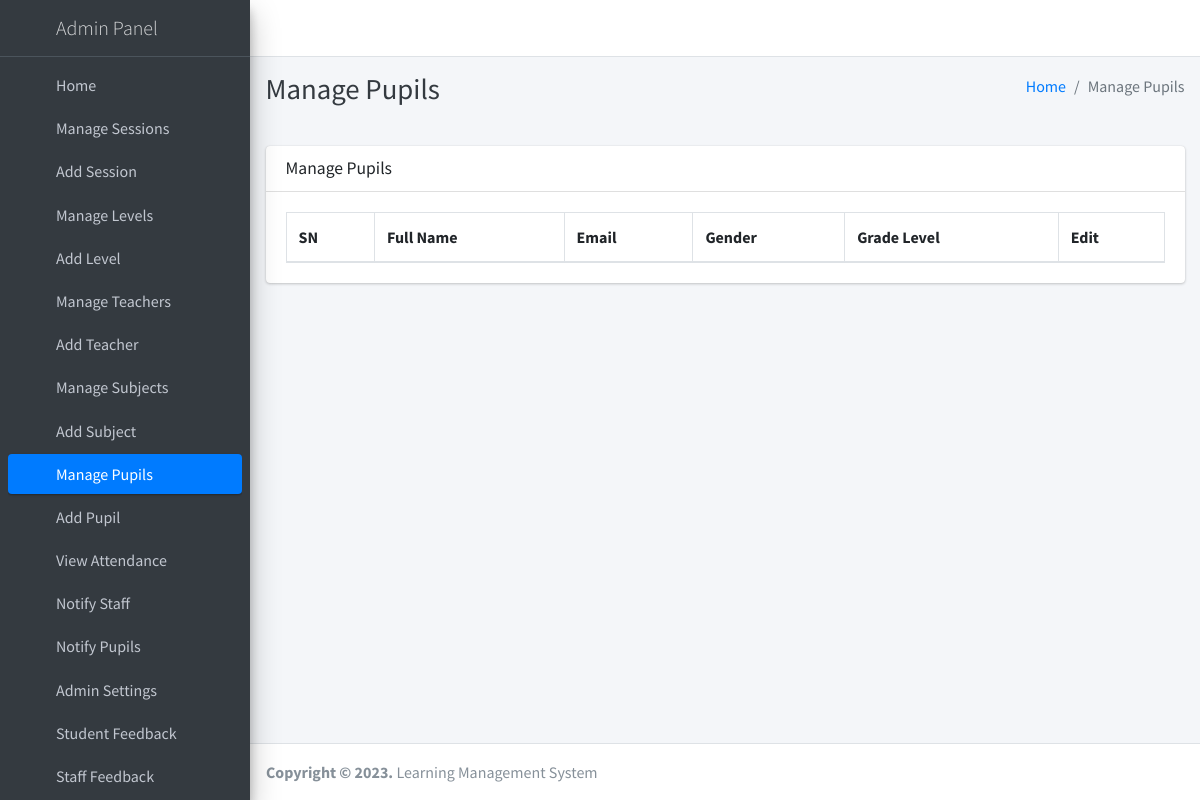
Before: /student/manage/ (signed in) with the older database file.
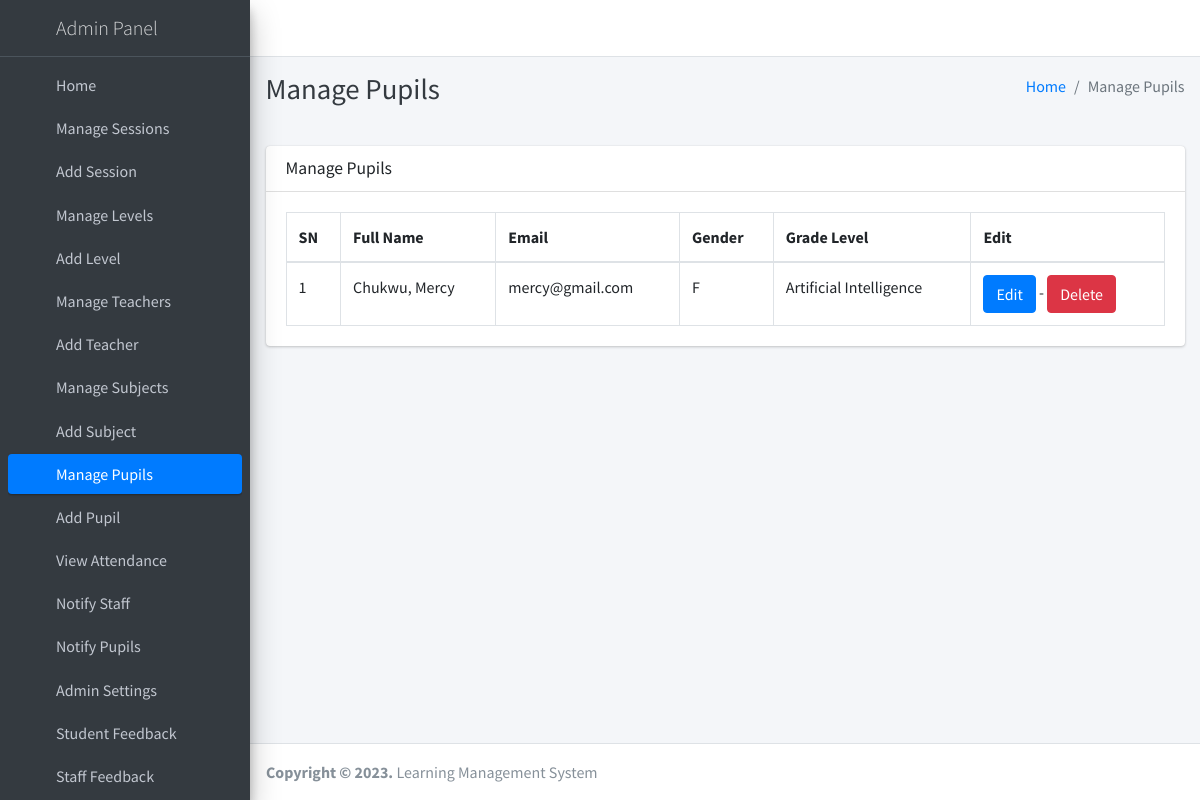
After: the same page with the newer database file.
### main_app/models.py (models this page shows, shortened)
class CustomUser(AbstractUser):
    USER_TYPE = ((1, "HOD"), (2, "Staff"), (3, "Student"))
    GENDER = [("M", "Male"), ("F", "Female")]
    username = None  # Removed username, using email instead
    email = models.EmailField(unique=True)
    user_type = models.CharField(default=1, choices=USER_TYPE, max_length=1)
    gender = models.CharField(max_length=1, choices=GENDER)
    profile_pic = models.ImageField(blank=True, null=True)
    address = models.CharField(max_length=200, blank=True, null=True)
    fcm_token = models.TextField(default="")  # For firebase notifications
    created_at = models.DateTimeField(auto_now_add=True)
    updated_at = models.DateTimeField(auto_now=True)
    USERNAME_FIELD = "email"
    REQUIRED_FIELDS = []
    objects = CustomUserManager()

class Student(models.Model):
    admin = models.OneToOneField(CustomUser, on_delete=models.CASCADE)
    course = models.ForeignKey(
        Course, on_delete=models.DO_NOTHING, null=True, blank=False)
    session = models.ForeignKey(
        Session, on_delete=models.DO_NOTHING, null=True)

class Course(models.Model):
    name = models.CharField(max_length=120)
    created_at = models.DateTimeField(auto_now_add=True)
    updated_at = models.DateTimeField(auto_now=True)

### main_app/hod_views.py (the view)
# urls.py: path("student/manage/", hod_views.manage_student, name='manage_student'),
def manage_student(request):
    students = CustomUser.objects.filter(user_type=3)
    context = {
        'students': students,
        'page_title': 'Manage Pupils'
    }
    return render(request, "hod_template/manage_student.html", context)

### main_app/templates/hod_template/manage_student.html
{% extends 'main_app/base.html' %}
{% load static %}
{% block page_title %}{{page_title}}{% endblock page_title %}
{% block content %}
<section class="content">
    <div class="container-fluid">
        <div class="row">
            <div class="col-md-12">
                <div class="card">
                    <div class="card-header">
                        <h3 class="card-title">{{page_title}}</h3>
                    </div>
                    <div class="card-body">
                        <table id="example2" class="table table-bordered table-hover">
                            <thead>
                                <tr>
                                    <th>SN</th>
                                    <th>Full Name</th>
                                    <th>Email</th>
                                    <th>Gender</th>
                                    <th>Grade Level</th>
                                    <th>Edit</th>
                                </tr>
                            </thead>
                            <tbody>
                                {% for student in students %}
                                <tr>
                                    <td>{{ forloop.counter }}</td>
                                    <td>{{student.last_name}}, {{student.first_name}}</td>
                                    <td>{{student.email}}</td>
                                    <td>{{student.gender}}</td>
                                    <td>{{student.student.course.name}}</td>
                                    <td><a href="{% url 'edit_student' student.student.id %}" class="btn btn-primary">Edit</a> -
                                        <a href="{% url 'delete_student' student.student.id %}" class="btn btn-danger" onclick="return confirm('Are you sure about this ?')">Delete</a>
                                    </td>
                                </tr>
                                {% endfor %}
                            </tbody>
                        </table>
                    </div>
                </div>
            </div>
        </div>
    </div>
</section>
{% endblock content %}

Changed rows visible on the page:
added CustomUser: last_name "Chukwu", first_name "Mercy", email "mercy@gmail.com", gender "F", student.course.name "Artificial Intelligence"
